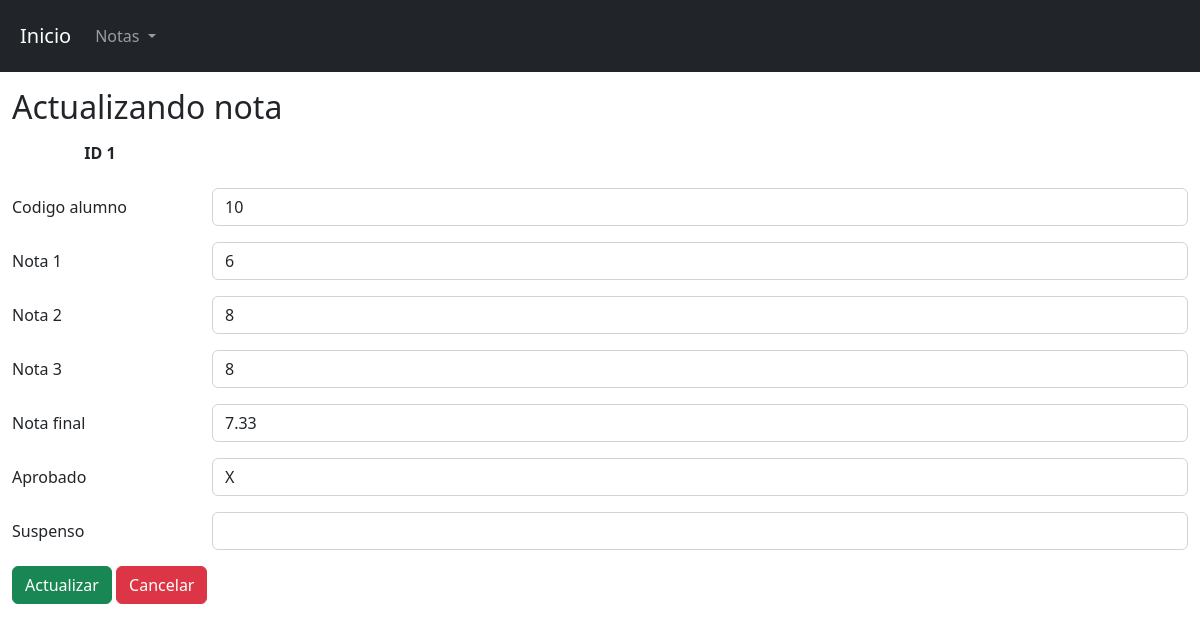
/view/username/editNota.php?idNota=1, run on the app's committed database.
### tables this page shows
CREATE TABLE `notas` (
  `idNota` int(11) NOT NULL,
  `codigo` int(11) NOT NULL,
  `nota1` float NOT NULL,
  `nota2` float NOT NULL,
  `nota3` float NOT NULL,
  `notaFinal` float NOT NULL,
  `aprobado` varchar(10) NOT NULL,
  `suspenso` varchar(10) NOT NULL
);

### config/db.php (called while the page is built)
<?php
class Db {
    private $host = "localhost";
    private $dbname = "alumnos";
    private $user = "root";
    private $password = "";
    public function conexion() {
        try {
            $PDO = new PDO("mysql:host=".$this->host.";dbname=".$this->dbname,$this->user,$this->password);
            return $PDO;
        }catch(PDOException $e) {
            return $e->getMessage();
        }
    }
}
?>

### controller/notasController.php (called while the page is built, shortened)
<?php
class NotasController{
    private $model;
    public function __construct() {
        require_once("c://xampp/htdocs/RepasoNov/model/notasModel.php");
        $this->model = new NotasModel();
    }
    public function show($idNota) {
        return ($this->model->show($idNota)!=false) ? $this->model->show($idNota) : header("Location:indexNota.php");
    }
}
?>

### model/notasModel.php (called while the page is built, shortened)
<?php
class NotasModel{
    private $PDO;
    public function __construct() {
        require_once("c://xampp/htdocs/RepasoNov/config/db.php");
        $con = new Db();
        $this->PDO = $con->conexion();
    }
    public function show($idNota) {
        $stament = $this->PDO->prepare("SELECT * FROM notas where idNota = :idNota limit 1");
        $stament->bindParam(":idNota",$idNota);
        return ($stament->execute()) ? $stament->fetch() : false;
    }
}
?>

### view/username/editNota.php (the view, shortened to what this page needs)
<?php
require_once ("c://xampp/htdocs/RepasoNov/view/head/headNota.php");
require_once ("c://xampp/htdocs/RepasoNov/controller/notasController.php");
$obj = new notasController();
$user = $obj->show($_GET['idNota']);
?>
<form action="updateNota.php" method="POST" autocomplete="off">
    <h2>Actualizando nota</h2>
  <div class="staticId mb-3 row">
    <label for="staticId" class="col-sm-2 col-form-label">ID <?= $user[0]?></label>
  </div>
  <div class="mb-3 row">
    <label for="inputCodigo" class="col-sm-2 col-form-label">Codigo alumno</label>
    <div class="col-sm-10">
      <input type="number" name="codigo" class="form-control" id="inputCodigo" value="<?= $user[1]?>">
    </div>
  </div>
  <div class="mb-3 row">
    <label for="inputNota1" class="col-sm-2 col-form-label">Nota 1</label>
    <div class="col-sm-10">
      <input type="number" name="nota1" class="form-control" id="inputNota1" value="<?= $user[2]?>" step="0.01" oninput="calcular();">
    </div>
  </div>
  <div class="mb-3 row">
    <label for="inputNota2" class="col-sm-2 col-form-label">Nota 2</label>
    <div class="col-sm-10">
      <input type="number" name="nota2" class="form-control" id="inputNota2" value="<?= $user[3]?>" step="0.01" oninput="calcular();">
    </div>
  </div>
  <div class="mb-3 row">
    <label for="inputNota3" class="col-sm-2 col-form-label">Nota 3</label>
    <div class="col-sm-10">
      <input type="number" name="nota3" class="form-control" id="inputNota3" value="<?= $user[4]?>" step="0.01" oninput="calcular();">
    </div>
  </div>
  <div class="mb-3 row">
    <label for="inputNotaFinal" class="col-sm-2 col-form-label">Nota final</label>
    <div class="col-sm-10">
      <input type="number" name="notaFinal" class="form-control" id="inputNotaFinal" value="<?= $user[5]?>">
    </div>
  </div>
  <div class="mb-3 row">
    <label for="inputAprobado" class="col-sm-2 col-form-label">Aprobado</label>
    <div class="col-sm-10">
      <input type="text" name="aprobado" class="form-control" id="inputAprobado" value="<?= $user[6]?>">
    </div>
  </div>
  <div class="mb-3 row">
    <label for="inputSuspenso" class="col-sm-2 col-form-label">Suspenso</label>
    <div class="col-sm-10">
      <input type="text" name="suspenso" class="form-control" id="inputSuspenso" value="<?= $user[7]?>">
    </div>
  </div>
  <div>
    <input type="submit" class="btn btn-success" value="Actualizar">
    <a class="btn btn-danger" href="showNota.php?idNota=<? $user[0]?>">Cancelar</a>
  </div>
</form>
<?php
require_once ("c://xampp/htdocs/RepasoNov/view/head/footerNota.php");
?>

### view/head/headNota.php (style rules this page uses)
.staticId { font-weight: bold;text-align: center; }

### data on the page
notas: idNota "1", codigo "10", nota1 "6", nota2 "8", nota3 "8", notaFinal "7.33", aprobado "X"
